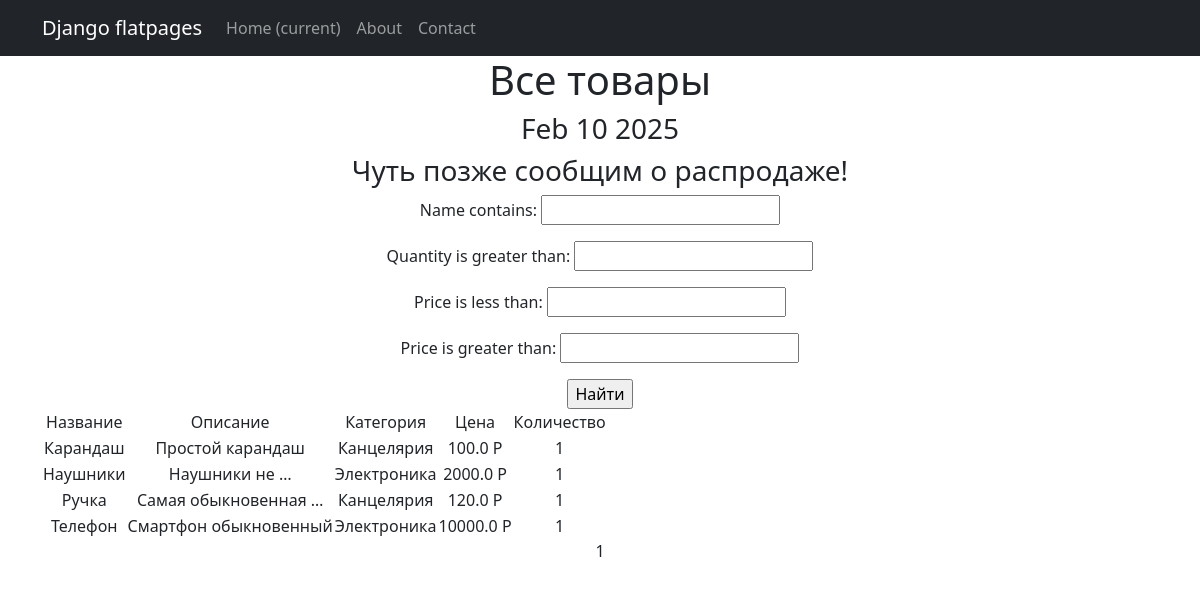
Before: /products/ with the older database file.
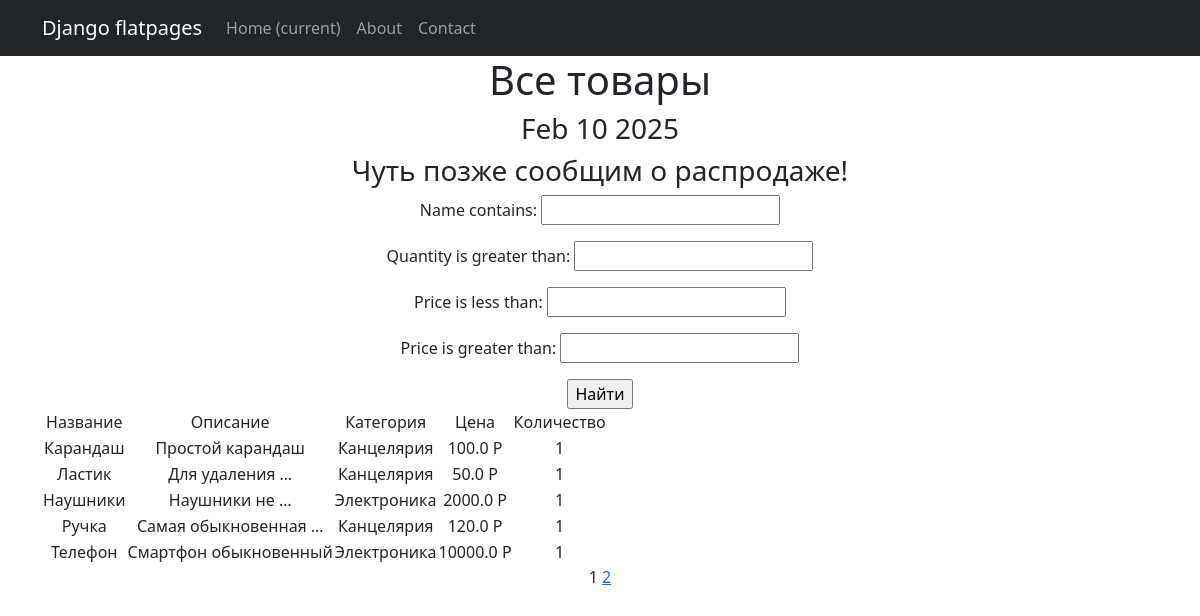
After: the same page with the newer database file.
### simpleapp/models.py (models this page shows, shortened)
class Product(models.Model):
    name = models.CharField(
        max_length=50,
        unique=True, # названия товаров не должны повторяться
    )
    description = models.TextField()
    quantity = models.IntegerField(
        validators=[MinValueValidator(0)],
    )
    category = models.ForeignKey(
        to='Category',
        on_delete=models.CASCADE,
        related_name='products', # все продукты в категории будут доступны через поле products
    )
    price = models.FloatField(
        validators=[MinValueValidator(0.0)],
    )

class Category(models.Model):
    name = models.CharField(max_length=100, unique=True)

### simpleapp/views.py (the view)
# urls.py: path('', ProductsList.as_view(), name="product_list"),
class ProductsList(ListView):
    model = Product
    ordering = 'name'
    template_name = 'products.html'
    context_object_name = 'products'
    paginate_by = 5
    def get_queryset(self):
        queryset = super().get_queryset()
        self.filterset = ProductFilter(self.request.GET, queryset)
        return self.filterset.qs
    def get_context_data(self, **kwargs):
        context = super().get_context_data(**kwargs)
        context['filterset'] = self.filterset
        context['next_sale'] = None
        return context

### simpleapp/templatetags/custom_filters.py (called while the page is built)
@register.filter()
def currency(value, code="rub"):
   postfix = CURRENCIES_SYMBOLS[code]
   return f'{value} {postfix}'

### simpleapp/templatetags/custom_tags.py (called while the page is built)
@register.simple_tag()
def current_time(format_string='%b %d %Y'):
   return datetime.utcnow().strftime(format_string)

@register.simple_tag(takes_context=True)
def url_replace(context, **kwargs):
   d = context['request'].GET.copy()
   for k, v in kwargs.items():
       d[k] = v
   return d.urlencode()

### templates/products.html (shortened to what this page needs)
{% extends 'flatpages/default.html' %}
{% load custom_filters %}
{% load custom_tags %}
{% block content %}
   <h1>Все товары</h1>
   <h3>{% current_time '%b %d %Y' %}</h3>
   <h3> {{ next_sale|default_if_none:"Чуть позже сообщим о распродаже!" }} </h3>
   <form action="" method="get">
       {{ filterset.form.as_p }}
       <input type="submit" value="Найти" />
   </form>
   {% if products %}
       <table>
           <tr>
               <td>Название</td>
               <td>Описание</td>
               <td>Категория</td>
               <td>Цена</td>
               <td>Количество</td>
           </tr>
           {% for product in products %}
           <tr>
               <td>{{ product.name }}</td>
               <td>{{ product.description | truncatewords:2 }}</td>
               <td>{{ product.category.name }}</td>
               <td>{{ product.price|currency }}</td>
               <td>{{ product.quantity }}</td>
           </tr>
           {% endfor %}
       </table>
   {% else %}
       <h2>Товаров нет!</h2>
   {% endif %}
   {{ page_obj.number }}
   {% if page_obj.has_next %}
       <a href="?{% url_replace page=page_obj.next_page_number %}">{{ page_obj.next_page_number }}</a>
   {% endif %}
{% endblock content %}

### templates/flatpages/default.html (shortened to what this page needs)
<!DOCTYPE html>
<html lang="en">
    <head>
        {% load static %}
        <link href="{% static 'css/styles.css' %}" rel="stylesheet" />
    </head>
    <body>
        <nav class="navbar navbar-expand-lg navbar-dark bg-dark static-top">
            <div class="container">
               <a class="navbar-brand" href="#">Django flatpages</a>
               <div class="collapse navbar-collapse" id="navbarResponsive">
                   <ul class="navbar-nav ml-auto">
                       <li class="nav-item active">
                           <a class="nav-link" href="#">Home
                               <span class="sr-only">(current)</span>
                           </a>
                       </li>
                       <li class="nav-item">
                           <a class="nav-link" href="/about/">About</a>
                       </li>
                       <li class="nav-item">
                           <a class="nav-link" href="/contacts/">Contact</a>
                       </li>
                   </ul>
               </div>
            </div>
        </nav>
        <div class="container">
            <div class="row">
                <div class="col-lg-12 text-center">
                   {% block content %}{% endblock content %}
                </div>
            </div>
</div>
    </body>
</html>

Changed rows visible on the page:
added Product: name "Ластик", description "Для удаления …", category.name "Канцелярия", price "50.0 Р", quantity "1"
Other visible differences:
{{ page_obj.next_page_number }}: (not shown) → "2"
